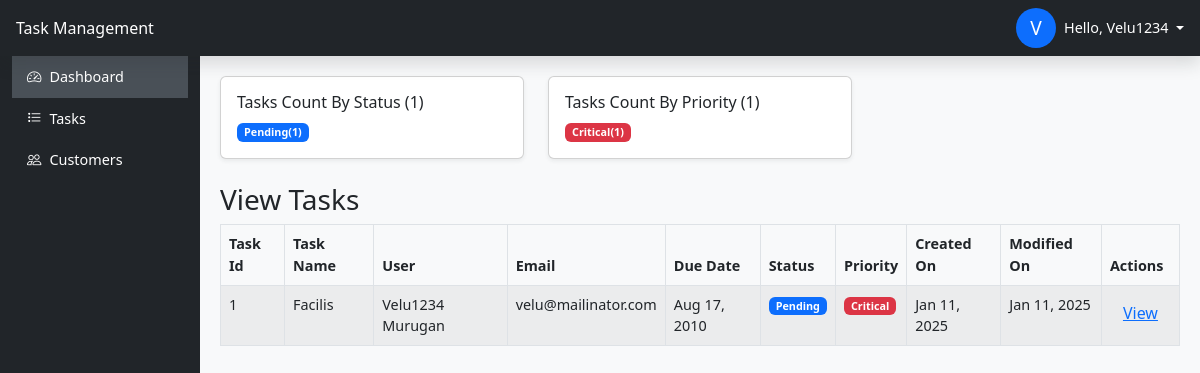
Before: /tasks/list.php (signed in) with the older database file.
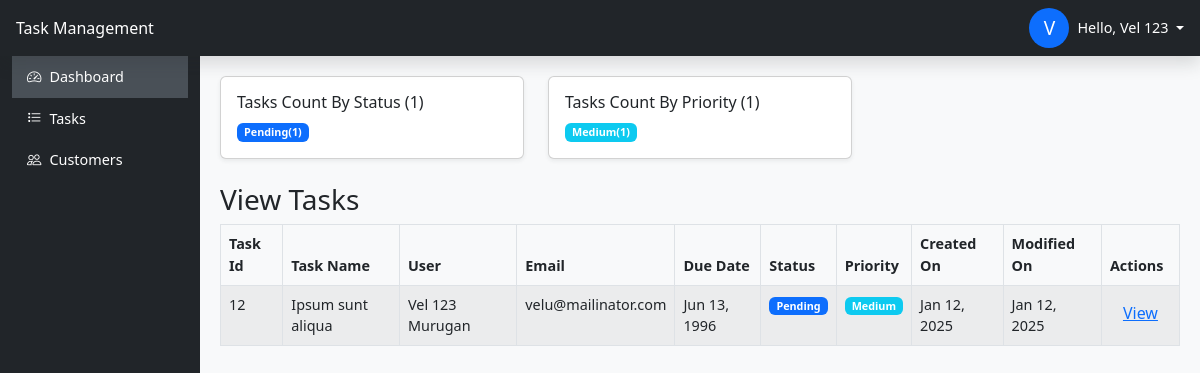
After: the same page with the newer database file.
### tables this page shows
CREATE TABLE `tasks` (
  `id` int(11) NOT NULL,
  `title` varchar(255) NOT NULL,
  `description` text DEFAULT NULL,
  `assigned_to` int(11) DEFAULT NULL,
  `status` enum('Pending','In Progress','Completed','On Hold','Cancelled') DEFAULT 'Pending',
  `priority` enum('Low','Medium','High','Critical') DEFAULT 'Medium',
  `due_date` date DEFAULT NULL,
  `created_at` timestamp NULL DEFAULT current_timestamp(),
  `updated_at` timestamp NULL DEFAULT current_timestamp() ON UPDATE current_timestamp()
);

CREATE TABLE `users` (
  `id` int(11) NOT NULL,
  `first_name` varchar(50) DEFAULT NULL,
  `last_name` varchar(50) DEFAULT NULL,
  `email` varchar(100) NOT NULL,
  `password` varchar(255) NOT NULL,
  `role` enum('Admin','User') DEFAULT 'User',
  `status` enum('Active','Inactive') DEFAULT 'Active',
  `reset_password_token` varchar(255) DEFAULT NULL,
  `created_at` timestamp NULL DEFAULT current_timestamp(),
  `updated_at` timestamp NULL DEFAULT current_timestamp() ON UPDATE current_timestamp()
);

### tasks/list.php (the view, shortened to what this page needs)
<?php
include "../header.php";
include "../sidebar.php";
$userId = $_SESSION['user']['id'];
$statusColors = ['Completed' => 'success', 'Pending' => 'primary', 'In Progress' => 'info', 'On Hold' => 'warning', 'Cancelled' => 'danger'];
$priorityColors = ['Low' => 'dark', 'Medium' => 'info', 'High' => 'warning', 'Critical' => 'danger'];
$limit = 10;
$page = isset($_GET['page']) ? intval($_GET['page']) : 1;
$page = max($page, 1);
$offSet = ($page - 1) * $limit;
$totalTasksQuery = "SELECT COUNT(*) AS total FROM tasks where assigned_to = $userId";
$totalTasksResult = $conn->query($totalTasksQuery);
$totalTasks = $totalTasksResult->fetch_assoc()['total'];
$whereClause = isset($_GET['status']) ? "WHERE t.status = '$_GET[status]'" : "";
$whereClause .= ($whereClause ? " AND " : "WHERE ") . "t.assigned_to = $userId";
$tasks = $conn->query("SELECT t.id, t.title, t.status, t.priority, t.due_date, t.created_at,t.updated_at,  CONCAT(u.first_name , ' ', u.last_name) AS assigned_user, u.email FROM tasks t LEFT JOIN users u ON t.assigned_to = u.id $whereClause ORDER BY t.due_date ASC LIMIT $limit OFFSET $offSet");
$taskCountByStatus = $conn->query("SELECT COUNT(*) as count, t.status FROM `tasks` as t WHERE t.assigned_to = '$userId' GROUP BY t.status");
$taskCountByPriority = $conn->query("SELECT COUNT(*) as count, t.priority FROM `tasks` as t WHERE t.assigned_to = '$userId' GROUP BY t.priority");
?>
<div class="row mb-4">
    <div class="col-lg-4">
        <div class="card shadow-sm">
            <div class="card-body">
                <h6 class="card-title">Tasks Count By Status (<?= $totalTasks ?? 0 ?>)</h6>
                <?php if ($taskCountByStatus && $taskCountByStatus->num_rows > 0): ?>
                    <?php while ($row = $taskCountByStatus->fetch_assoc()): ?>
                        <?php
                        $status = htmlspecialchars($row['status']);
                        $count = htmlspecialchars($row['count']);
                        $badgeClass = htmlspecialchars($statusColors[$row['status']] ?? 'secondary');
                        ?>
                        <span class="badge bg-<?= $badgeClass ?>"><?= $status ?>(<?= $count ?>)</span>
                    <?php endwhile; ?>
                <?php else: ?>
                    <p>No tasks available.</p>
                <?php endif; ?>
            </div>
        </div>
    </div>
    <div class="col-lg-4">
        <div class="card shadow-sm">
            <div class="card-body">
                <h6 class="card-title">Tasks Count By Priority (<?= $totalTasks ?? 0 ?>)</h6>
                <?php if ($taskCountByPriority && $taskCountByPriority->num_rows > 0): ?>
                    <?php while ($row = $taskCountByPriority->fetch_assoc()): ?>
                        <?php
                        $priority = htmlspecialchars($row['priority']);
                        $count = htmlspecialchars($row['count']);
                        $badgeClass = htmlspecialchars($priorityColors[$row['priority']] ?? 'secondary');
                        ?>
                        <span class="badge bg-<?= $badgeClass ?>"><?= $priority ?>(<?= $count ?>)</span>
                    <?php endwhile; ?>
                <?php else: ?>
                    <p>No tasks available.</p>
                <?php endif; ?>
            </div>
        </div>
    </div>
</div>
<div class="row">
    <div class="col-md-6">
        <h3>View Tasks</h3>
    </div>
</div>
<table class="table table-bordered table-striped">
    <thead>
        <tr>
            <th>Task Id</th>
            <th>Task Name</th>
            <th>User</th>
            <th>Email</th>
            <th>Due Date</th>
            <th>Status</th>
            <th>Priority</th>
            <th>Created On</th>
            <th>Modified On</th>
            <th>Actions</th>
        </tr>
    </thead>
    <tbody>
        <?php if ($tasks->num_rows > 0): ?>
            <?php while ($row = $tasks->fetch_assoc()): ?>
                <tr>
                    <td><?php echo htmlspecialchars($row['id']); ?></td>
                    <td><?php echo htmlspecialchars($row['title']); ?></td>
                    <td><?php echo htmlspecialchars($row['assigned_user']); ?></td>
                    <td><?php echo htmlspecialchars($row['email']); ?></td>
                    <td>
                        <?php echo htmlspecialchars(date('M j, Y', strtotime($row['due_date']))); ?>
                    </td>
                    <td><span class="badge bg-<?= htmlspecialchars($statusColors[$row['status']] ?? 'secondary') ?>"><?= $row['status'] ?></span></td>
                    <td>
                        <span class="badge bg-<?= htmlspecialchars($priorityColors[$row['priority']] ?? 'secondary') ?>">
                            <?= htmlspecialchars($row['priority'] ?? 'Unknown') ?>
                        </span>
                    </td>
                    <td>
                        <?php echo htmlspecialchars(date('M j, Y', strtotime($row['created_at']))); ?>
                    </td>
                    <td>
                        <?php echo htmlspecialchars(date('M j, Y', strtotime($row['updated_at']))); ?>
                    </td>
                    <td>
                        <form action="viewTask.php" method="POST">
                            <button type="submit" class="btn btn-link" name="viewTask" value=<?= $row['id'] ?>>View</button>
                        </form>
                    </td>
                </tr>
            <?php endwhile; ?>
        <?php else: ?>
            <tr>
                <td colspan="10" class="text-center">No tasks found.</td>
            </tr>
        <?php endif; ?>
    </tbody>
</table>
<?php
include "../footer.php";

### header.php (shortened to what this page needs)
<?php
$isAdmin = !empty($_SESSION['user']['role']) && strtolower($_SESSION['user']['role']) == 'admin';
?>
<!DOCTYPE html>
<html lang="en">
<head>
    <link href=<?= SITE_URL . '/bootstrap.min.css' ?> rel="stylesheet">
    <link href="https://cdn.jsdelivr.net/npm/bootstrap-icons/font/bootstrap-icons.css" rel="stylesheet">
    <link rel="stylesheet" href=<?= SITE_URL . '/styles.css' ?>>
</head>
<body>

### sidebar.php (shortened to what this page needs)
<?php
global $isAdmin;
$userName = $_SESSION['user']['first_name'] ?? 'Admin';
?>
<body class="bg-light">
    <header class="navbar navbar-dark sticky-top bg-dark shadow d-flex justify-content-between align-items-center px-3">
        <a class="navbar-brand col-md-3 col-lg-2 fs-6" href="#">Task Management</a>
        <div class="btn-group d-flex align-items-center">
            <div
                class="rounded-circle bg-primary text-white d-flex justify-content-center align-items-center"
                style="width: 40px; height: 40px; font-size: 1.2rem;"
                data-bs-toggle="dropdown"
                data-bs-auto-close="true"
                aria-expanded="false">
                <?= strtoupper($userName[0]) ?>
            </div>
            <span style="cursor: pointer;"
                class="dropdown-toggle text-white pointer ms-2"
                data-bs-toggle="dropdown"
                data-bs-auto-close="true"
                aria-expanded="false">
                Hello, <?= htmlspecialchars($userName) ?>
            </span>
        </div>
    </header>
    <div class="container-fluid">
        <div class="row">
            <nav id="sidebarMenu" class="col-md-3 col-lg-2 d-md-block bg-dark sidebar collapse">
                <div class="position-sticky">
                    <a href="<?= SITE_URL . '/dashboard.php' ?>" class="active">
                        <i class="bi bi-speedometer2 me-2"></i>Dashboard
                    </a>
                    <a href="#" data-bs-toggle="collapse" data-bs-target="#tasksMenu" aria-expanded="false">
                        <i class="bi bi-list-task me-2"></i>Tasks
                    </a>
                    <?php if ($isAdmin): ?>
                        <a href="#" data-bs-toggle="collapse" data-bs-target="#customersMenu" aria-expanded="false">
                            <i class="bi bi-people me-2"></i>Customers
                        </a>
                    <?php endif; ?>
                </div>
            </nav>
            <main class="col-md-9 ms-sm-auto col-lg-10 main-content">

### footer.php (shortened to what this page needs)
</main>
</div>
</div>
</body>
</html>

### styles.css (style rules this page uses)
body { font-size: 0.9rem; }
.navbar { z-index: 1000; }
.sidebar { height: 100vh; overflow-y: auto; }
.sidebar a { padding: 10px 15px; display: block; color: #ffffff; text-decoration: none; }
.sidebar a.active, .sidebar a:hover { background-color: #495057; }
.main-content { padding: 20px; background-color: #f8f9fa; height: 100vh; overflow-y: auto; }

Changed rows visible on the page:
no longer on this page (row edited): tasks: id "1", title "Facilis", assigned_user "Velu1234 Murugan", assigned_to.email "velu@mailinator.com", due_date "Aug 17, 2010", status "Pending", priority "Critical", created_at "Jan 11, 2025", updated_at "Jan 11, 2025"
added tasks: id "12", title "Ipsum sunt aliqua", assigned_user "Vel 123 Murugan", assigned_to.email "velu@mailinator.com", due_date "Jun 13, 1996", status "Pending", priority "Medium", created_at "Jan 12, 2025", updated_at "Jan 12, 2025"
Other visible differences:
$userName: "Velu1234" → "Vel 123"
new list line: "Medium ( 1 )"
list line gone: "Critical ( 1 )"
